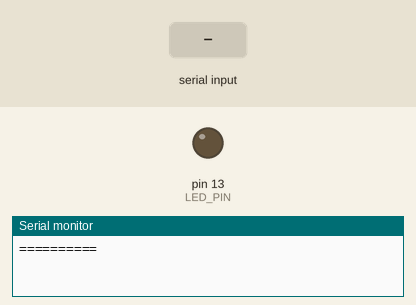
The sketch below on a simulated Arduino Uno, built with avr-gcc and run on an emulated ATmega328P. On the bench: output pins drawn as LEDs (lit = HIGH), the last lines printed to the serial monitor. The inputs (shaded band) are chosen by the test bench.

Above: at 1.2 s.
1.3 s: "on" received over Serial
At 2.8 s:
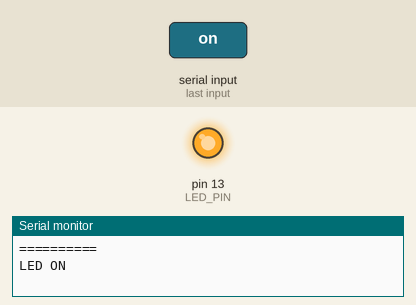
3.8 s: "off" received over Serial
At 5.9 s:
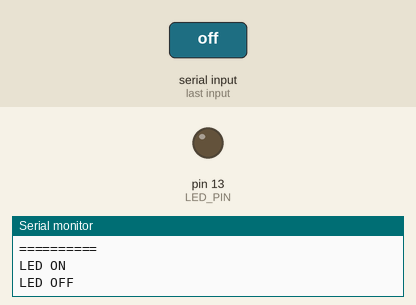
Timing chart, 0 to 7.4 s (numbered marks = the images above; inputs shaded):
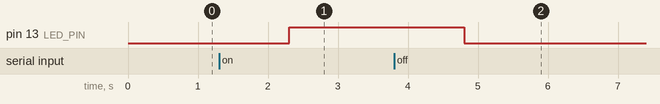

Measured:
- after the input at 1.3 s, pin 13 (LED_PIN): LOW → HIGH after 1.0 s
- after the input at 3.8 s, pin 13 (LED_PIN): HIGH → LOW after 1.0 s

The sketch:

2w_59p.ino
```cpp
#define LED_PIN LED_BUILTIN
#define LED_ON HIGH
#define LED_OFF LOW


void setup() {
  Serial.begin(9600);
  Serial.println("==========\n");
  pinMode(LED_PIN, OUTPUT);
}
String inputVal;
int ledVal;
// the loop function runs over and over again forever
void loop() {
  inputVal = Serial.readString();

  if(inputVal == "on") {
    Serial.println("LED ON");
    ledVal = LED_ON;
  }
  else if(inputVal == "off") {
    Serial.println("LED OFF");
    ledVal = LED_OFF;
  }
  digitalWrite(LED_PIN, ledVal);
}
```
